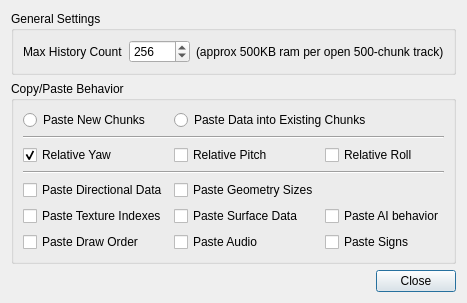
<?xml version="1.0" encoding="UTF-8"?>
<ui version="4.0">
 <class>PreferencesDialog</class>
 <widget class="QDialog" name="PreferencesDialog">
  <property name="geometry">
   <rect>
    <x>0</x>
    <y>0</y>
    <width>435</width>
    <height>295</height>
   </rect>
  </property>
  <property name="windowTitle">
   <string>Preferences</string>
  </property>
  <layout class="QVBoxLayout" name="verticalLayout">
   <item>
    <widget class="QGroupBox" name="groupBox">
     <property name="title">
      <string>General Settings</string>
     </property>
     <layout class="QHBoxLayout" name="horizontalLayout_2">
      <item>
       <widget class="QLabel" name="label">
        <property name="text">
         <string>Max History Count</string>
        </property>
       </widget>
      </item>
      <item>
       <widget class="QSpinBox" name="sbMaxHistory">
        <property name="maximum">
         <number>65535</number>
        </property>
        <property name="value">
         <number>256</number>
        </property>
       </widget>
      </item>
      <item>
       <widget class="QLabel" name="lblHistorySize">
        <property name="text">
         <string>(approx 500KB ram per open 500-chunk track)</string>
        </property>
       </widget>
      </item>
      <item>
       <spacer name="horizontalSpacer_2">
        <property name="orientation">
         <enum>Qt::Horizontal</enum>
        </property>
        <property name="sizeHint" stdset="0">
         <size>
          <width>40</width>
          <height>20</height>
         </size>
        </property>
       </spacer>
      </item>
     </layout>
    </widget>
   </item>
   <item>
    <widget class="QGroupBox" name="groupBox_2">
     <property name="title">
      <string>Copy/Paste Behavior</string>
     </property>
     <layout class="QGridLayout" name="gridLayout">
      <item row="6" column="1">
       <widget class="QCheckBox" name="ckPasteAudio">
        <property name="text">
         <string>Paste Audio</string>
        </property>
       </widget>
      </item>
      <item row="5" column="2">
       <widget class="QCheckBox" name="ckPasteAIBehavior">
        <property name="text">
         <string>Paste AI behavior</string>
        </property>
       </widget>
      </item>
      <item row="6" column="2">
       <widget class="QCheckBox" name="ckPasteSigns">
        <property name="text">
         <string>Paste Signs</string>
        </property>
       </widget>
      </item>
      <item row="1" column="0" colspan="3">
       <widget class="Line" name="line_2">
        <property name="orientation">
         <enum>Qt::Horizontal</enum>
        </property>
       </widget>
      </item>
      <item row="2" column="2">
       <widget class="QCheckBox" name="ckRelRoll">
        <property name="text">
         <string>Relative Roll</string>
        </property>
       </widget>
      </item>
      <item row="2" column="1">
       <widget class="QCheckBox" name="ckRelPitch">
        <property name="text">
         <string>Relative Pitch</string>
        </property>
       </widget>
      </item>
      <item row="3" column="0" colspan="3">
       <widget class="Line" name="line">
        <property name="orientation">
         <enum>Qt::Horizontal</enum>
        </property>
       </widget>
      </item>
      <item row="6" column="0">
       <widget class="QCheckBox" name="ckPasteDrawOrder">
        <property name="text">
         <string>Paste Draw Order</string>
        </property>
       </widget>
      </item>
      <item row="2" column="0">
       <widget class="QCheckBox" name="ckRelYaw">
        <property name="text">
         <string>Relative Yaw</string>
        </property>
        <property name="checked">
         <bool>true</bool>
        </property>
       </widget>
      </item>
      <item row="0" column="0">
       <widget class="QRadioButton" name="rbPasteNew">
        <property name="text">
         <string>Paste New Chunks</string>
        </property>
       </widget>
      </item>
      <item row="0" column="1" colspan="2">
       <widget class="QRadioButton" name="rbPasteData">
        <property name="text">
         <string>Paste Data into Existing Chunks</string>
        </property>
       </widget>
      </item>
      <item row="5" column="1">
       <widget class="QCheckBox" name="ckPasteSurfaceData">
        <property name="text">
         <string>Paste Surface Data</string>
        </property>
       </widget>
      </item>
      <item row="4" column="0">
       <widget class="QCheckBox" name="ckPasteDirection">
        <property name="text">
         <string>Paste Directional Data</string>
        </property>
       </widget>
      </item>
      <item row="4" column="1">
       <widget class="QCheckBox" name="ckPasteGeometry">
        <property name="text">
         <string>Paste Geometry Sizes</string>
        </property>
       </widget>
      </item>
      <item row="5" column="0">
       <widget class="QCheckBox" name="ckPasteTextures">
        <property name="text">
         <string>Paste Texture Indexes</string>
        </property>
       </widget>
      </item>
     </layout>
    </widget>
   </item>
   <item>
    <spacer name="verticalSpacer">
     <property name="orientation">
      <enum>Qt::Vertical</enum>
     </property>
     <property name="sizeHint" stdset="0">
      <size>
       <width>20</width>
       <height>40</height>
      </size>
     </property>
    </spacer>
   </item>
   <item>
    <layout class="QHBoxLayout" name="horizontalLayout">
     <item>
      <spacer name="horizontalSpacer">
       <property name="orientation">
        <enum>Qt::Horizontal</enum>
       </property>
       <property name="sizeHint" stdset="0">
        <size>
         <width>40</width>
         <height>20</height>
        </size>
       </property>
      </spacer>
     </item>
     <item>
      <widget class="QPushButton" name="pbClose">
       <property name="text">
        <string>Close</string>
       </property>
      </widget>
     </item>
    </layout>
   </item>
  </layout>
 </widget>
 <resources/>
 <connections/>
</ui>
